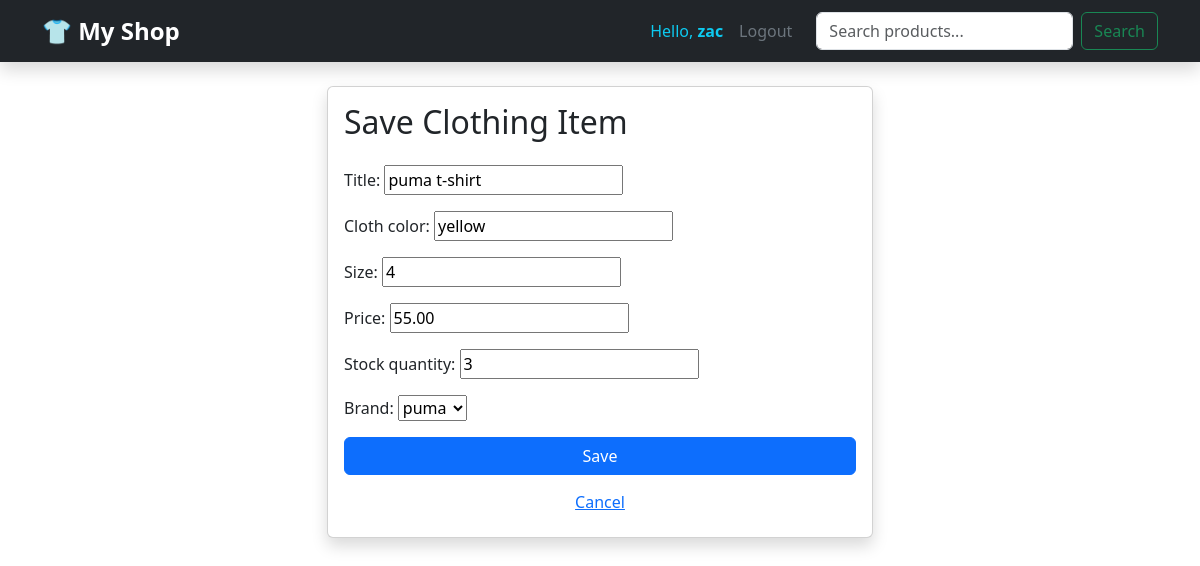
Screenshot of /cloth/3/edit/ (signed in) with the database file from the repository.
### login/models.py (models this page shows, shortened)
class CustomUser(AbstractUser):
    avatar = models.ImageField(
        upload_to="avatars/",
        blank=True,
        null=True
    )

### clothing_shop/models.py (models this page shows, shortened)
class Cloth(models.Model):
    title = models.CharField(max_length=100, default="Clothing Item")
    cloth_color = models.CharField(max_length=30)
    size = models.IntegerField()
    price = models.DecimalField(max_digits=10, decimal_places=2, default=0)
    stock_quantity = models.PositiveIntegerField(default=0)
    is_available = models.BooleanField(default=True)
    category = models.CharField(
        max_length=20,
        choices=CATEGORY_CHOICES,
        default="T-SHIRTS"
    )
    brand = models.ForeignKey(
        ClothBrand,
        on_delete=models.CASCADE,
        related_name='items',
    )

### clothing_shop/views.py (the view)
# urls.py: path('cloth/<int:pk>/edit/', views.ClothUpdateView.as_view(), name='cloth_update'),
class ClothUpdateView(UpdateView):
    model = Cloth
    template_name = 'cloth_form.html'
    fields = ['title', 'cloth_color', 'size', 'price', 'stock_quantity', 'brand']
    success_url = reverse_lazy('cloth_list')

### clothing_shop/models.py (called while the page is built)
    def __str__(self):
        return self.name

### templates/cloth_form.html (shortened to what this page needs)
{% extends "base.html" %}
{% block content %}
<div class="row justify-content-center">
    <div class="col-md-6">
        <div class="card shadow">
            <div class="card-body">
                <h2 class="mb-4">Save Clothing Item</h2>
                <form method="post">
                    <div class="mb-3">
                        {{ form.as_p }}
                    </div>
                    <button type="submit" class="btn btn-primary w-100">Save</button>
                    <a href="{% url 'cloth_list' %}" class="btn btn-link w-100 mt-2">Cancel</a>
                </form>
            </div>
        </div>
    </div>
</div>
{% endblock %}

### templates/base.html (shortened to what this page needs)
<!DOCTYPE html>
<html lang="en">
<head>
    <link href="https://cdn.jsdelivr.net/npm/bootstrap@5.3.0/dist/css/bootstrap.min.css" rel="stylesheet">
</head>
<body>
    <nav class="navbar navbar-expand-lg navbar-dark bg-dark mb-4 shadow">
        <div class="container">
            <a class="navbar-brand" href="{% url 'cloth_list' %}">👕 My Shop</a>
            <div class="collapse navbar-collapse" id="navbarNav">
                <ul class="navbar-nav ms-auto">
                    {% if user.is_authenticated %}
                        <li class="nav-item">
                            <span class="nav-link text-info">Hello, <strong>{{ user.username }}</strong></span>
                        </li>
                        <li class="nav-item">
                            <form action="{% url 'logout' %}" method="post" style="display:inline;">
                                <button type="submit" class="nav-link border-0 bg-transparent text-secondary">Logout</button>
                            </form>
                        </li>
                    {% endif %}
                </ul>
                <form class="d-flex ms-3" action="{% url 'cloth_list' %}" method="get">
                    <input class="form-control me-2" type="search" name="q" placeholder="Search products..." aria-label="Search">
                    <button class="btn btn-outline-success" type="submit">Search</button>
                </form>
            </div>
        </div>
    </nav>
    <div class="container">
        {% block content %}
        {% endblock %}
    </div>
</body>
</html>

### templates/base.html (style rules this page uses)
.navbar-brand { font-weight: bold; font-size: 1.5rem; }
.nav-link { cursor: pointer; }

### rows the page displays
CustomUser: username "zac"
Cloth: title "puma t-shirt", cloth_color "yellow", size "4", price "55.00", stock_quantity "3", brand "puma"
